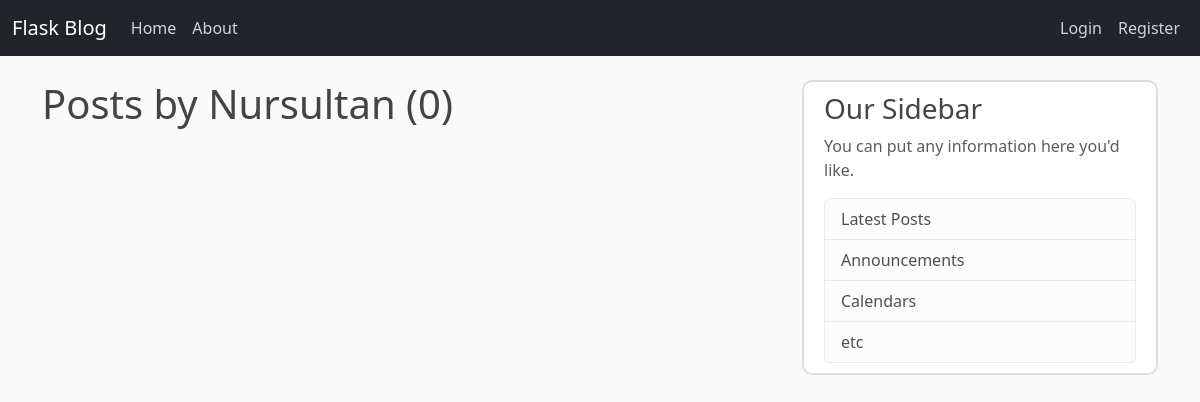
The page /user/Nursultan on the database as committed earlier.
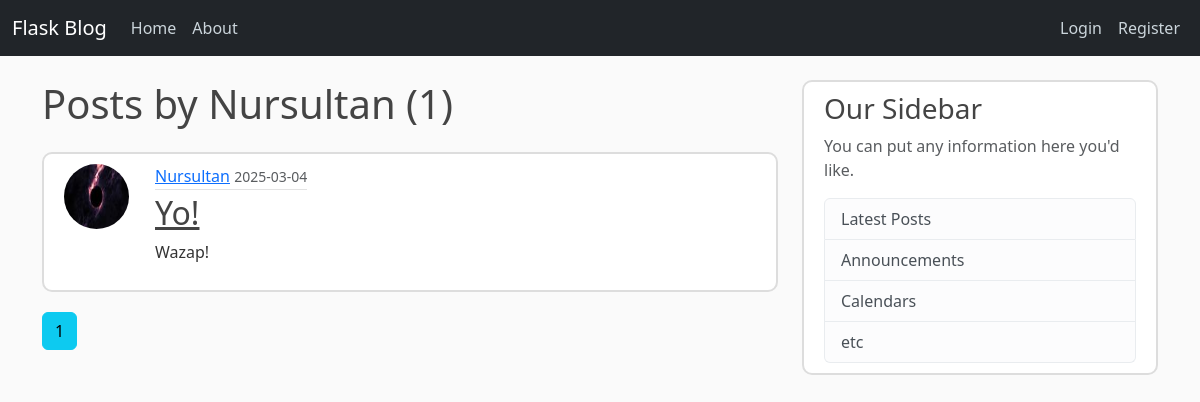
The same page on the database as committed later.
### flaskblog/models.py (models this page shows, shortened)
class Post(db.Model):
    id = db.Column(db.Integer, primary_key=True)
    title = db.Column(db.String(20), nullable=False)
    date_posted = db.Column(db.DateTime, nullable=False, default=datetime.now)
    content = db.Column(db.Text, nullable=False)
    user_id = db.Column(db.Integer, db.ForeignKey('user.id'), nullable=False)

class User(db.Model, UserMixin):
    id = db.Column(db.Integer, primary_key=True)
    username = db.Column(db.String(20), unique=True, nullable=False)
    email = db.Column(db.String(120), unique=True, nullable=False)
    image_file = db.Column(db.String(20), nullable=False, default='default.jpg')
    password = db.Column(db.String(60), nullable=False)
    posts = db.relationship('Post', backref='author', lazy=True)

### flaskblog/users/routes.py (the view)
@users.route('/user/<string:username>')
def user_posts(username):
    page = request.args.get('page', 1, type=int)
    user = User.query.filter_by(username=username).first_or_404()
    posts = Post.query.filter_by(author=user)\
        .order_by(Post.date_posted.desc())\
        .paginate(page=page, per_page=5)
    return render_template('user_posts.html', posts=posts, user=user)

### flaskblog/templates/user_posts.html
{% extends 'layout.html' %}
{% block content %}
	<h1 class="mb-4">Posts by {{ user.username }} ({{ posts.total }})</h1>
    {% for post in posts %}
        <article class="media content-section">
            <img class="rounded-circle article-img" src="{{ url_for('static', filename='profile_pics/' + post.author.image_file) }}">
          <div class="media-body">
            <div class="article-metadata">
              <a class="mr-2" href="{{ url_for('users.user_posts', username=post.author.username) }}">{{ post.author.username }}</a>
              <small class="text-muted">{{ post.date_posted.strftime('%Y-%m-%d') }}</small>
            </div>
            <h2><a class="article-title" href="{{ url_for('posts.post', post_id=post.id )}}">{{ post.title }}</a></h2>
            <p class="article-content">{{ post.content }}</p>
          </div>
        </article>
    {% endfor %}
    {% for page_num in posts.iter_pages(left_edge=1, right_edge=1, left_current=1, right_current=2) %}
        {% if page_num %}
            {% if page_num == posts.page %}
                <a class="btn btn-info mb-4" href="{{ url_for('users.user_posts', username=user.username, page=page_num) }}">{{ page_num }}</a>
            {% else %}
                <a class="btn btn-outline-info mb-4" href="{{ url_for('users.user_posts', username=user.username, page=page_num) }}">{{ page_num }}</a>
            {% endif %}
        {% else %}
            ...
        {% endif %}
    {% endfor %}
{% endblock content %}

Rows that differ between the two databases and show on the page:
now on this page (row edited): Post: image_file (picture), author.username "Nursultan", date_posted "2025-03-04", title "Yo!", content "Wazap!"
Other text that changed with them:
{{ posts.total }}: "0" → "1"
new list line: "1"
